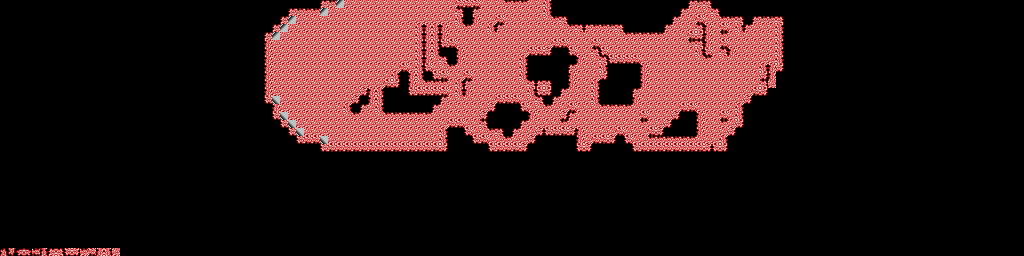

A level layout from a 2D game, rendered from its tile map. Below: a short description, then the map file with tile-grid data replaced by summaries:
An orthogonal 128x32 tile map with 8x8 px tiles, 2 tile layers (Flesh, Indices), 2 hidden layers not drawn, 2 tilesets and 2 objects (2x screen).

<map version="1.5" tiledversion="1.5.0" orientation="orthogonal" renderorder="right-down" width="128" height="32" tilewidth="8" tileheight="8" infinite="0" nextlayerid="6" nextobjectid="4">
 <tileset firstgid="1" name="tileset_objects" tilewidth="32" tileheight="32" tilecount="256" columns="16">
  <image source="tileset_objects.png" trans="ff00ff" width="512" height="512" />
  <tile id="0" type="SPAWN_ENEMY_DONUT" />
  <tile id="1" type="SPAWN_ENEMY_CUBEBOT" />
  <tile id="2" type="SPAWN_ENEMY_CYLINDER" />
  <tile id="3" type="SPAWN_ENEMY_ROBOT_HEAD" />
  <tile id="4" type="SPAWN_ENEMY_PONGBOSS" />
  <tile id="5" type="WAIT_FOR_TRIGGER" />
  <tile id="6" type="WARNING" />
  <tile id="7" type="PLAY_MUSIC" />
  <tile id="8" type="STOP_MUSIC" />
  <tile id="9" type="SPAWN_POWERUP" />
  <tile id="10" type="SPAWN_LIVEUP" />
  <tile id="11" type="SPAWN_ENEMY_ICOBOT" />
  <tile id="12" type="SPAWN_ENEMY_SNAKEBOSS" />
  <tile id="13" type="SPAWN_ENEMY_RAZOR" />
 </tileset>
 <tileset firstgid="257" source="tileset_tiles.tsx" />
 <layer id="3" name="Metal" width="128" height="32" visible="0">
  <data>[4096 cells, 2524 non-empty, 14 distinct tile ids]</data>
 </layer>
 <layer id="4" name="Flesh" width="128" height="32">
  <data>[4096 cells, 4096 non-empty, 12 distinct tile ids]</data>
 </layer>
 <layer id="2" name="Indices" width="128" height="32">
  <data>[4096 cells, 15 non-empty, 15 distinct tile ids]</data>
 </layer>
 <objectgroup id="5" name="Hints" visible="0">
  <object id="1" name="screen" x="0" y="0" width="240" height="152" />
  <object id="3" name="screen" x="784" y="0" width="240" height="152" />
 </objectgroup>
 <layer id="1" name="Meta" width="128" height="32" visible="0" opacity="0.62">
  <data>[4096 cells, 15 non-empty, 5 distinct tile ids]</data>
 </layer>
</map>
